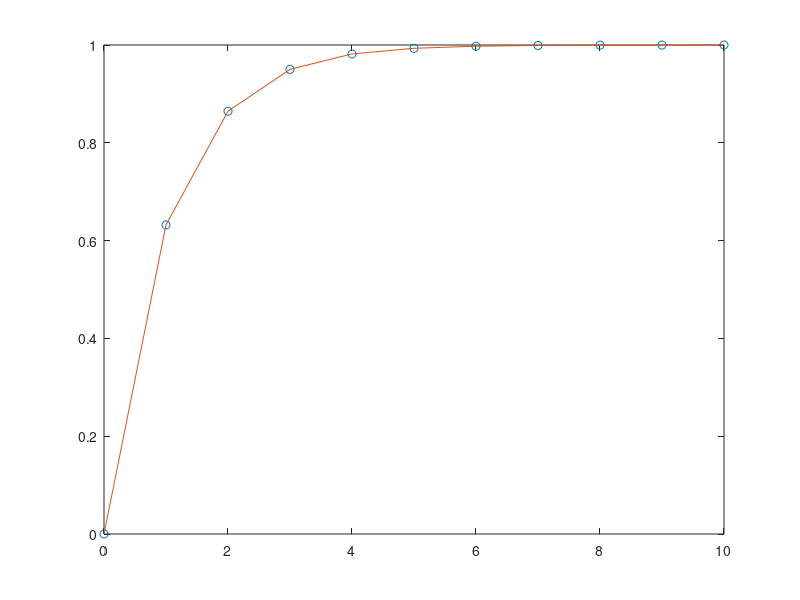

Recreate this plot in MATLAB.
clear
clc
path = mfilename('fullpath');
full_path = [path '.txt'];
delete(full_path)
diary(full_path)

s = tf('s');
G = 1 / (s + 1);
Gd = c2d(G, 1);
%zoh is the default conversion method for c2d!
t = 0 : 1 : 10;
y = step(Gd, t)
figure('visible','off');
plot(t, y, 'o', t, y);

print(path,'-dpng')
diary off